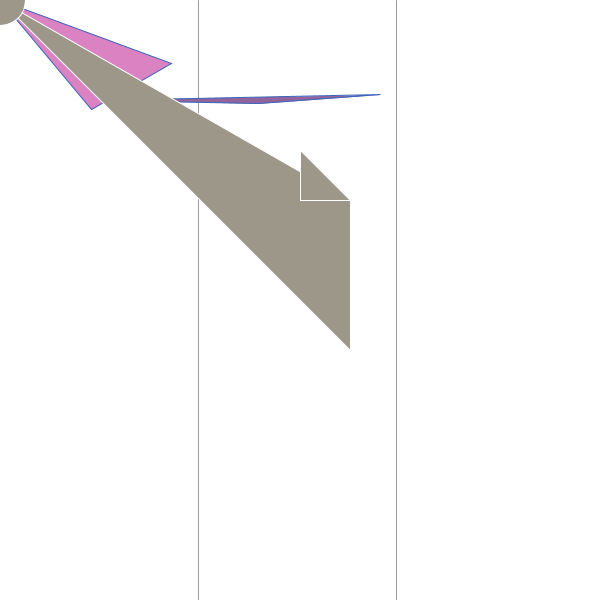
Frame 1 (no input)
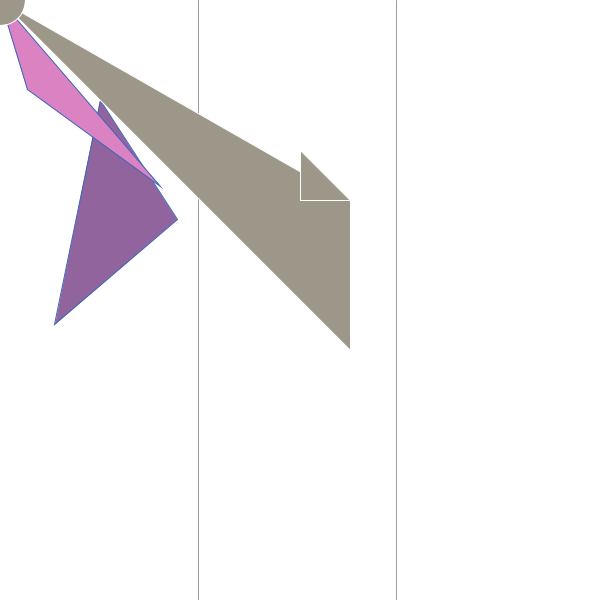
Frame 60 (the mouse pressed at the canvas centre just before this capture)
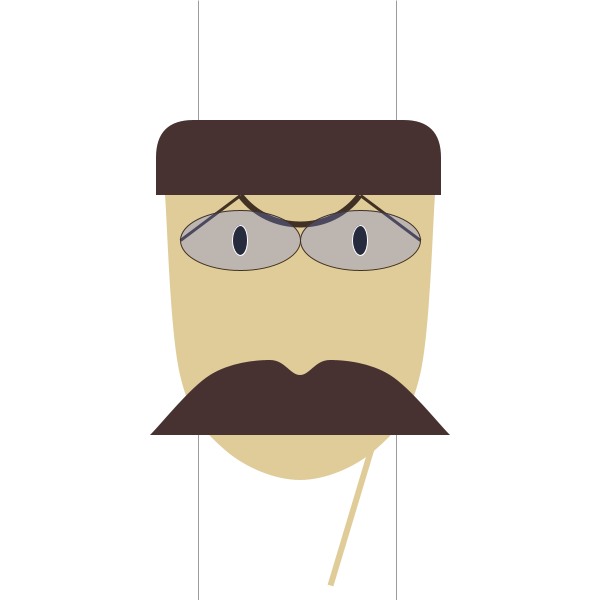
Frame 120 (the mouse held since frame 60 and released just before this capture)

The Processing sketch that drew these frames (run headless with seeded random() and noise(); from frame 60 on, the mouse is pressed at the canvas centre):

// Processing sketch: processing_109954
// ── processing_109954.pde

// copyright Yasha Mushtaq Mir
// Sep-16th/13
// Pittsburgh, PA
// HW_5 Jim caught the dog

void setup()
{
  size(600,600);
  textSize(24);
}

void draw()
{
 workit(); 
}

void linez()
{ 
 stroke(157,156,156);
 line(width*.33,0,width*.33,height);
 line(width*.66,0,width*.66,height);
}

void workit ()
{
  if (mouseX<width*.33)
  {
    dog (mouseY,mouseX);
  }
  else if (mouseX<width*.66)
  {
    caricature (mouseY, mouseX, width-mouseY, width-mouseX);
  }
  else
  {
    background (255,0);
    text("that's all folks !!", width*.35,height*.5);
  }
}

void dog(float x, float y)
{
 background (255,0);
 linez ();
 // shadow bird
 stroke(57,102,188);
 fill (145,100,157);
 triangle(x+100,y+100,random(400),random(400),random(400),random(400));
 //bird
 stroke(57,102,188);
 fill (219,130,194);
 triangle(x,y, random(200), random(200), random(200),random(200));
 //dog
 fill (157, 151, 138);
 stroke(255);
 triangle (x, y, 350, 200, 350, 350);
 ellipse (x, y, 50,50);
 triangle (300, 150, 350, 200, 300, 200); 
}

void caricature(float x, float y, float wd, float ht)
{
background (255,0);
linez();
strokeWeight(6);
stroke (224, 204, 152);
line (x+wd*.25,y+ht*.45,x+wd*.1,y+ht*.95);
fill(224, 204, 152);
noStroke();
beginShape( );
curveVertex (x-wd*.45,y-ht*.4);
curveVertex (x-wd*.45,y-ht*.35);
curveVertex (x-wd*.4,y+ht*.25);
curveVertex (x-wd*.25,y+ht*.5);
curveVertex (x,y+ht*.6);
curveVertex (x+wd*.25,y+ht*.5);
curveVertex (x+wd*.4,y+ht*.25);
curveVertex (x+wd*.45,y-ht*.35);
curveVertex (x+wd*.45,y-ht*.4);
endShape( );
 
//Hair
strokeWeight(1);
fill (72, 49, 49);
rect (x-wd*.48, y-ht*0.6, wd*.95, ht*0.25, wd*0.8, ht*.3, 0, 0);
 
//'M' Eyebrows
stroke(64,49,36);
strokeWeight(3);
strokeCap(SQUARE);
line (x-wd*.4,y-ht*.2,x-wd*.2,y-ht*.35);
line (x+wd*.4,y-ht*.2,x+wd*.2,y-ht*.35);
noFill();
strokeWeight(6);
arc (x, y-ht*.5, wd*0.5, ht*0.5, radians(37), radians(143));
 
//Eyes
fill(107,129,234,75);
strokeWeight(1);
ellipse (x-wd*.2,y-ht*.2,wd*.4,ht*.2);
ellipse (x+wd*.2,y-ht*.2,wd*.4,ht*.2);
 
stroke (255);
fill (38, 43, 62);
ellipse (x-wd*.2,y-ht*.2,wd*.05,ht*.1);
ellipse (x+wd*.2,y-ht*.2,wd*.05,ht*.1);
 
//'M' Moustache
noStroke();
fill (72, 49, 49);
beginShape( );
curveVertex (x-wd*.55,y+ht*.5);
curveVertex (x-wd*.5,y+ht*0.45);
curveVertex (x-wd*.3,y+ht*0.25);
curveVertex (x-wd*.1,y+ht*.2);
curveVertex (x,y+ht*.25);
curveVertex (x+wd*.1,y+ht*.2);
curveVertex (x+wd*.3,y+ht*0.25);
curveVertex (x+wd*.5,y+ht*0.45);
curveVertex (x+wd*.55,y+ht*0.5);
endShape( );
noFill();   
}
